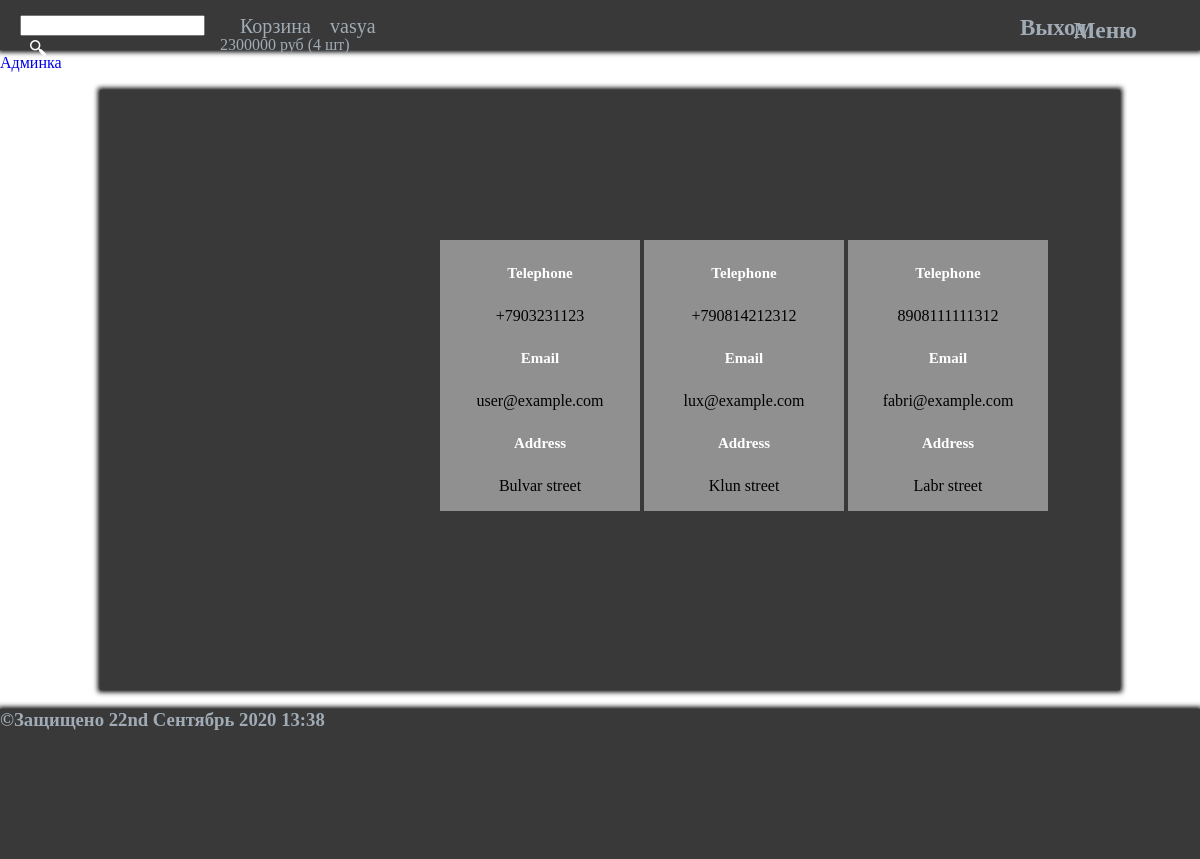
/contact/ (signed in), run on the app's committed database.
### authapp/models.py (models this page shows)
class ShopUser(AbstractUser):
    age = models.PositiveSmallIntegerField(verbose_name='возраст', null=True)
    avatar = models.ImageField(upload_to='users_avatars', blank=True)
    def basket_cost(self):
        return sum(item.product.price * item.quantity for item in self.user_basket.all())
    def total_quantity(self):
        return sum(item.quantity for item in self.user_basket.all())
    class Meta:
        ordering = ['-is_active', '-is_superuser', '-is_staff', 'username']

### basketapp/models.py (models this page shows)
class BasketItem(models.Model):
    user = models.ForeignKey(
        get_user_model(),
        on_delete=models.CASCADE,
        related_name='user_basket'
    )
    product = models.ForeignKey(Product, on_delete=models.CASCADE)
    quantity = models.PositiveIntegerField(default=0)
    add_datetime = models.DateTimeField(auto_now_add=True)

### mainapp/models.py (models this page shows, shortened)
class Product(models.Model):
    category = models.ForeignKey(ProductCategory,
                                 on_delete=models.CASCADE,
                                 verbose_name='Категория продукта')
    name = models.CharField(verbose_name='Имя продукта', max_length=128)
    image = models.ImageField(upload_to='Products_image', blank=True)
    short_desc = models.CharField(verbose_name='Краткое описание продукта', max_length=64, blank=True)
    description = models.TextField(verbose_name='Описание продукта', blank=True)
    price = models.DecimalField(verbose_name='цена продукта', max_digits=8, decimal_places=2, default=0)
    quantity = models.PositiveIntegerField(verbose_name='количество на складе', default=0)
    is_active = models.BooleanField(default=True)
    class Meta:
        verbose_name = 'продукт'
        verbose_name_plural = 'продукты'

### mainapp/views.py (the view)
# urls.py: path('contact/', mainapp.contact, name='contact'),
def contact(request):
    locations = [
        {
            'city': 'Moscow',
            'phone': '+7903231123',
            'email': 'user@example.com',
            'address': 'Bulvar street',
        },
        {
            'city': 'Nizhniy',
            'phone': '+790814212312',
            'email': 'lux@example.com',
            'address': 'Klun street',
        },
        {
            'city': 'Kazan',
            'phone': '8908111111312',
            'email': 'fabri@example.com',
            'address': 'Labr street',
        }
    ]
    context = {
        'page_title': 'контакты',
        'locations': locations,
    }
    return render(request, 'mainapp/contact.html', context)

### mainapp/context_processors.py (called while the page is built)
def catalog_menu(request):
    return {
        'catalog_menu': ProductCategory.objects.filter(is_active=True),
        }

### mainapp/templates/mainapp/contact.html (shortened to what this page needs)
{% extends 'mainapp/base.html' %}
{% load static %}
{% block css %}
<link rel="stylesheet" href="{% static 'css/style-contact.css' %}">
{% endblock %}
{% block container %}
{% include 'mainapp/includes/include_menu.html' %}
<div class="contact">
    <div class="block-1">
        {% if locations %}
            {% for item in locations%}
                <div class="location">
                <h5>Telephone</h5>
                    <p>{{ item.phone }}</p>
                <h5>Email</h5>
                <p>{{ item.email }}</p>
                <h5>Address</h5>
                <p>{{ item.address }}</p>
                </div>
            {% endfor %}
        {% else %}
            <h4>Данные загружаются</h4>
        {% endif %}
    </div>
</div>
{% endblock %}

### mainapp/templates/mainapp/includes/include_menu.html (shortened to what this page needs)
{% load static %}
<div class="header">
        <div class="header-block">
            <div class="search">
                <input type="text" class="input-header">
                <a href="#" class="search-img"><img src="{% static 'img/search.png' %}" alt="img"></a>
            </div>
            {% if user.is_authenticated %}
            <div class="basket-div">
                <a href="{% url 'basket:index' %}" class="basket">Корзина</a>
                <span class="basket-span">{{ user.basket_cost|floatformat:0 }} руб ({{ user.total_quantity }} шт)</span>
            </div>
            {% endif %}
            {% if user.is_authenticated %}
            <a href="{% url 'auth:user_profile' %}" class="profile-usr">
                {{ user.first_name|default:'Пользователь' }}
            </a>
            {% endif %}
            {% if user.is_superuser %}
            <a href="{% url 'myadmin:index' %}" class="admin-usr">
                Админка
            </a>
            {% endif %}
            <div class="login-header">
                {% if user.is_authenticated %}
                <a class="login" href="{% url 'auth:logout' %}"><h3 class="h3-login">Выход</h3></a>
                {% else %}
                <a class="login" href="{% url 'auth:login' %}"><h3 class="h3-login">Вход</h3></a>
                {% endif %}
            </div>
            <nav class="menu">
                <ul>
                    <li><a href="#"><h3 class="h3-menu">Меню</h3></a>
                    </li>
                </ul>
            </nav>
        </div>
</div>

### static/css/style-contact.css (style rules this page uses)
body { margin: 0; background-image: url(../img/back-img.jpg); background-repeat: no-repeat; font-family: "Impact"; }
.contact { background-color: #393939; width: 85%; height: 600px; margin-left: 100px; margin-top: 40px; box-shadow: 0 0 5px 2px; }
.menu { position: absolute; right: 5%; top: 15px; }
.basket { position: absolute; left: 240px; top: 15px; color: #a1abb5; font-size: 20px; }
.basket-span { color: #a1abb5; padding-left: 220px; }
.profile-usr { position: absolute; left: 330px; top: 15px; color: #a1abb5; font-size: 20px }
.h3-menu { color: #a1abb5; margin: 0; }
.h3-login { color:#a1abb5; font-size: 23px; margin: 0; }
.login-header { position: absolute; top: 15px; left: 85%; }
.location { display: inline-table; background-color: #909090; height: 100px; width: 200px; text-align: center; }
.location p { color: #000000; font-size: 16px; }
.location h5 { color: white; font-size: 15px; }
.block-1 { padding-left: 340px; padding-top: 150px; }
.login { font-size:20px; }
.header-block { height: 50px; }
.search-img { position: absolute; padding-left: 10px; padding-top: 4px; }
.search { width: 155px; padding-left: 20px; padding-top: 15px; margin: 0; }
.header { background-color: #393939; height: 50px; box-shadow: 0 0 5px 2px; }
nav ul { padding:0; margin:0; list-style: none; position: relative; }
nav ul li { margin: 0px -7px 0 0; display:inline-block; }
nav a { display:block; padding:0 10px; color:#a1abb5; font-size:20px; line-height: 30px; text-decoration:none; }
a { text-decoration: none; }

### data on the page
ShopUser: basket_cost "2300000", total_quantity "4", first_name "vasya"

### other printed values
{{ item.phone }} "+7903231123" "+790814212312" "8908111111312"
{{ item.email }} "user@example.com" "lux@example.com" "fabri@example.com"
{{ item.address }} "Bulvar street" "Klun street" "Labr street"
